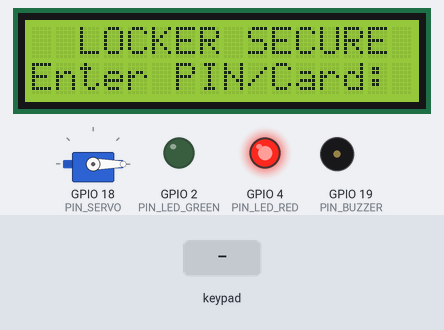
Bench run of a sketch on a simulated ESP32. Shown: 16×2 character LCD, servo, output pins drawn as LEDs (lit = HIGH), buzzer (waves = sounding). The test bench sets the inputs (shaded band). WiFi joins after 1.5 s; servers stay silent unless stated; EEPROM starts erased; what the sketch prints to the serial monitor is not drawn.

Above: at 3.8 s.
3.9 s: keypad keys 1 2 3 4 # pressed 0.4 s apart
At 7.0 s:
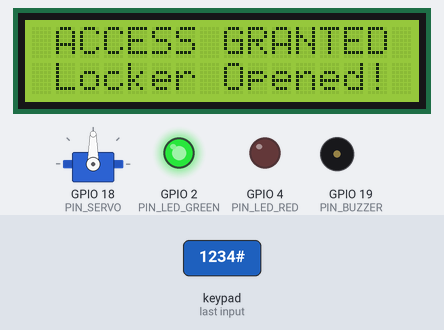
7.4 s: key 'A' pressed
At 8.1 s:
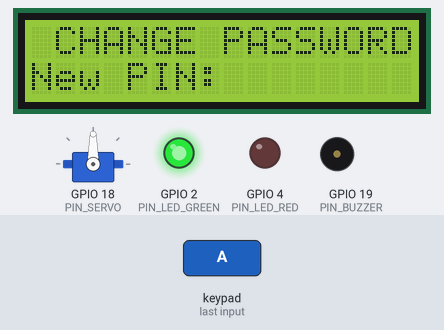
10.4 s: keypad keys 9 9 9 9 # pressed 0.4 s apart
At 13.4 s:
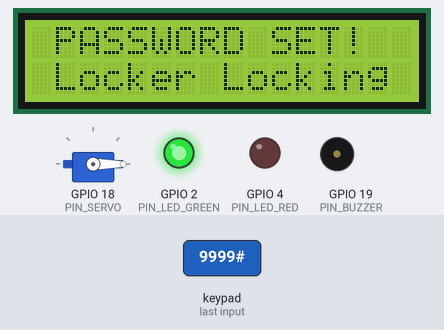
13.9 s: keypad keys 1 3 9 7 # pressed 0.4 s apart
At 16.6 s:
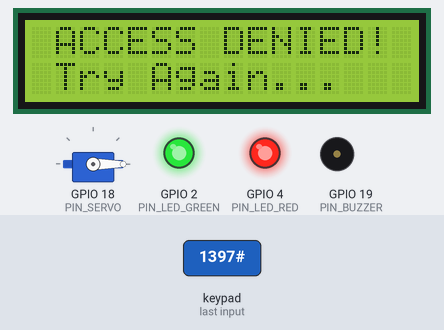
17.4 s: key '*' pressed
At 18.5 s:
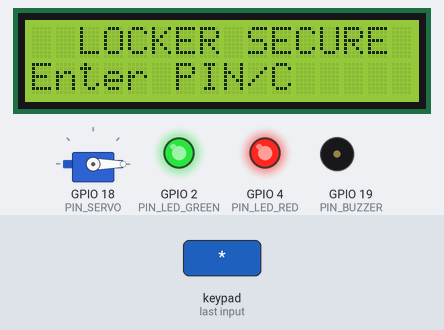
19.7 s: keypad keys 1 2 3 4 D pressed 0.4 s apart
At 21.8 s:
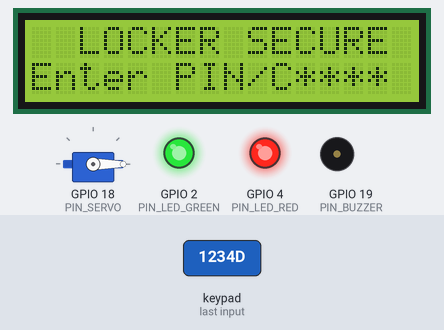
Timing chart, 0 to 23.3 s (numbered marks = the images above; inputs shaded):
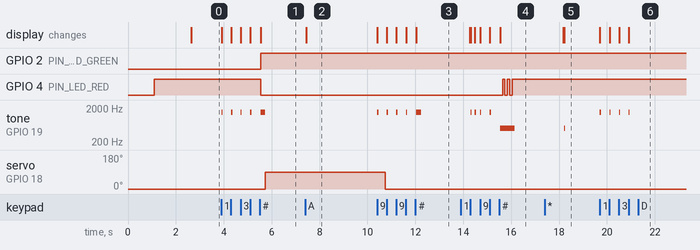

Measured:
- after the input at 3.9 s, GPIO 2 (PIN_LED_GREEN): LOW → HIGH after 1.6 s; GPIO 4 (PIN_LED_RED): HIGH → LOW after 1.6 s; tone on GPIO 19 (PIN_BUZZER): goes 4 × (1500 Hz 0.05 s, silent 0.36 s), 1500 Hz 0.20 s, then silent, starting at once; servo on GPIO 18 (PIN_SERVO): 0° → 90° after 1.8 s; the display: first changes at once (image 1 shows a later state)
- after the input at 7.4 s, the display: changes at once (image 2)
- after the input at 10.4 s, tone on GPIO 19 (PIN_BUZZER): goes 4 × (1500 Hz 0.05 s, silent 0.35 s), 1500 Hz 0.20 s, then silent, starting at once; the display: first changes at once (image 3 shows a later state)
- after the input at 13.9 s, GPIO 4 (PIN_LED_RED): alternates HIGH for 0.10 s and LOW for 0.10 s, 5 changes in all, then stays HIGH, starting after 1.7 s; tone on GPIO 19 (PIN_BUZZER): plays 1500 Hz for 0.05 s, 1500 Hz for 0.05 s, 1500 Hz for 0.05 s, 1500 Hz for 0.05 s, 500 Hz for 0.60 s, starting after 0.41 s
- after the input at 17.4 s, tone on GPIO 19 (PIN_BUZZER): silent → 500 Hz after 0.81 s, → silent 0.05 s later; the display: first differs from a run without the input after 0.81 s (image 5)
- after the input at 19.7 s, tone on GPIO 19 (PIN_BUZZER): alternates 1500 Hz for 0.05 s and silent for 0.36 s, 8 changes in all, then stays silent, starting at once; the display: first changes at once (image 6 shows a later state)

The sketch:

arduino_code.ino
```cpp
/**
 * ============================================================================
 * Project: Enterprise Smart Vault & Anti-Theft Locker System
 * Platform: ESP32 (Recommended) or Arduino UNO
 * Version: 2.4 Enterprise Edition
 * Features:
 *   - Multi-Role Authentication: User PIN ("1234"), Master PIN ("9999")
 *   - Silent Duress / Panic Code ("1122"): Unlocks + fires covert silent alert
 *   - Persistent Flash/EEPROM Credential Storage
 *   - Brute-Force Defense: 3-Attempt Lockout with Dual-Tone Siren
 *   - SW-420 Physical Vibration / Chassis Tamper Detection
 *   - Simulated Cloud IoT MQTT / REST Telemetry Streams over Wi-Fi
 * ============================================================================
 */

#include <Arduino.h>
#include <SPI.h>
#include <Wire.h>
#include <EEPROM.h>
#include <Keypad.h>
#include <LiquidCrystal_I2C.h>

#if defined(ESP32)
  #include <WiFi.h>
  #include <ESP32Servo.h>
#else
  #include <Servo.h>
#endif

// ============================================================================
// 1. SYSTEM CONFIGURATIONS & CREDENTIALS
// ============================================================================
#define SERIAL_BAUD 115200
#define PIN_LENGTH 4
#define DEFAULT_PIN "1234"
#define MASTER_PIN "9999"           // Master administrative override PIN
#define DURESS_PIN "1122"           // Silent Panic Duress code
#define MAX_WRONG_ATTEMPTS 3
#define LOCKOUT_DURATION_MS 30000
#define AUTO_LOCK_DELAY_MS 5000

// Pin Mappings
#if defined(ESP32)
  #define I2C_SDA 21
  #define I2C_SCL 22
  #define LCD_ADDR 0x27

  #define KEYPAD_R1 13
  #define KEYPAD_R2 12
  #define KEYPAD_R3 14
  #define KEYPAD_R4 27
  #define KEYPAD_C1 26
  #define KEYPAD_C2 25
  #define KEYPAD_C3 33
  #define KEYPAD_C4 32

  #define PIN_SERVO 18
  #define PIN_BUZZER 19
  #define PIN_LED_GREEN 2
  #define PIN_LED_RED 4
  #define PIN_TAMPER_SENSOR 34      // SW-420 Vibration Sensor
#else
  #define LCD_ADDR 0x27
  #define KEYPAD_R1 9
  #define KEYPAD_R2 8
  #define KEYPAD_R3 7
  #define KEYPAD_R4 6
  #define KEYPAD_C1 5
  #define KEYPAD_C2 4
  #define KEYPAD_C3 3
  #define KEYPAD_C4 2

  #define PIN_SERVO 10
  #define PIN_BUZZER 11
  #define PIN_LED_GREEN 12
  #define PIN_LED_RED 13
  #define PIN_TAMPER_SENSOR A0
#endif

#define TONE_FREQ_SUCCESS 1500
#define TONE_FREQ_ERROR 500
#define TONE_FREQ_ALARM_1 800
#define TONE_FREQ_ALARM_2 1200

// EEPROM Map
#define EEPROM_SIZE 32
#define ADDR_MAGIC_BYTE 0
#define ADDR_PASSWORD_START 1
#define ADDR_FAILED_ATTEMPTS 6
#define MAGIC_BYTE_VALUE 0xA5

// Authentication Result Enum
enum AuthResult {
  AUTH_RESULT_SUCCESS,
  AUTH_RESULT_MASTER,
  AUTH_RESULT_DURESS,
  AUTH_RESULT_FAILED,
  AUTH_RESULT_LOCKED_OUT
};

enum SystemState {
  STATE_LOCKED,
  STATE_UNLOCKED,
  STATE_LOCKOUT,
  STATE_PIN_CHANGE,
  STATE_TAMPER_ALARM
};

// Global objects
static LiquidCrystal_I2C lcd(LCD_ADDR, 16, 2);
static Servo lockerServo;

const byte ROWS = 4;
const byte COLS = 4;
char keys[ROWS][COLS] = {
  {'1','2','3','A'},
  {'4','5','6','B'},
  {'7','8','9','C'},
  {'*','0','#','D'}
};
byte rowPins[ROWS] = {KEYPAD_R1, KEYPAD_R2, KEYPAD_R3, KEYPAD_R4};
byte colPins[COLS] = {KEYPAD_C1, KEYPAD_C2, KEYPAD_C3, KEYPAD_C4};
Keypad keypad = Keypad(makeKeymap(keys), rowPins, colPins, ROWS, COLS);

static SystemState current_state = STATE_LOCKED;
static char stored_password[PIN_LENGTH + 1] = {0};
static char input_buffer[PIN_LENGTH + 1] = {0};
static int buffer_index = 0;
static int failed_attempts = 0;
static bool locked_out = false;
static uint32_t lockout_start_time = 0;
static uint32_t last_lockout_update = 0;
static uint32_t unlock_time = 0;
static bool open_state = false;
static bool siren_active = false;
static uint32_t last_siren_toggle = 0;
static bool siren_state = false;
static bool welcome_displayed = false;

// Forward Declarations
void auth_init();
AuthResult auth_verify_password(const char* entered_pin);
void auth_change_password(const char* new_pin);
void auth_increment_failed_attempts();
void auth_reset_failed_attempts();
bool auth_is_locked_out();
uint32_t auth_get_remaining_lockout_time();
void auth_trigger_lockout();

void display_init();
void display_welcome();
void display_input(int char_count);
void display_access_granted();
void display_access_denied();
void display_lockout(uint32_t remaining_ms);
void display_new_pin_prompt();
void display_pin_changed_success();
void display_clear();

void lock_init();
void lock_unlock();
void lock_lock();
bool lock_is_open();
void lock_handle();

void alarm_init();
void alarm_beep_success();
void alarm_beep_error();
void alarm_start_siren();
void alarm_stop_siren();
void alarm_handle();

void setup_wifi();
void trigger_remote_alert(const char* event_type, const char* details);

// ============================================================================
// SETUP & LOOP
// ============================================================================
void setup() {
  Serial.begin(SERIAL_BAUD);
  while (!Serial && millis() < 3000);
  Serial.println("\n===========================================");
  Serial.println("  ENTERPRISE VAULT SECURITY OS V2.4");
  Serial.println("===========================================");

  auth_init();
  display_init();
  alarm_init();
  lock_init();

  pinMode(PIN_TAMPER_SENSOR, INPUT_PULLUP);

  setup_wifi();

  if (auth_is_locked_out()) {
    current_state = STATE_LOCKOUT;
    alarm_start_siren();
    trigger_remote_alert("LOCKOUT_RESTORATION", "System restarted during active penalty window");
  } else {
    display_welcome();
    welcome_displayed = true;
  }
}

void loop() {
  lock_handle();
  alarm_handle();

  // Background auto-lock transition
  if (current_state == STATE_UNLOCKED && !lock_is_open()) {
    current_state = STATE_LOCKED;
    welcome_displayed = false;
    trigger_remote_alert("AUTO_LOCK", "Locker secured automatically after timeout");
  }

  // Handle system penalty ticks
  if (current_state == STATE_LOCKOUT) {
    if (!auth_is_locked_out()) {
      alarm_stop_siren();
      current_state = STATE_LOCKED;
      welcome_displayed = false;
      trigger_remote_alert("LOCKOUT_EXPIRY", "Lockout penalty completed. System ready.");
    } else {
      if (millis() - last_lockout_update >= 1000) {
        last_lockout_update = millis();
        display_lockout(auth_get_remaining_lockout_time());
      }
      return;
    }
  }

  // Draw standby screen
  if (current_state == STATE_LOCKED && !welcome_displayed) {
    display_welcome();
    welcome_displayed = true;
    buffer_index = 0;
    memset(input_buffer, 0, sizeof(input_buffer));
  }

  // Read Keypad Matrix
  char key = keypad.getKey();
  if (key != NO_KEY) {
    Serial.print("[Keypad] Key Pressed: ");
    Serial.println(key);

    switch (current_state) {
      case STATE_LOCKED: {
        if (key >= '0' && key <= '9') {
          if (buffer_index < PIN_LENGTH) {
            input_buffer[buffer_index++] = key;
            input_buffer[buffer_index] = '\0';
            display_input(buffer_index);
            tone(PIN_BUZZER, TONE_FREQ_SUCCESS, 50);
          } else {
            tone(PIN_BUZZER, TONE_FREQ_ERROR, 200);
          }
        }
        else if (key == '*') {
          buffer_index = 0;
          memset(input_buffer, 0, sizeof(input_buffer));
          display_input(0);
          tone(PIN_BUZZER, TONE_FREQ_ERROR, 50);
        }
        else if (key == '#') {
          if (buffer_index == PIN_LENGTH) {
            AuthResult res = auth_verify_password(input_buffer);

            if (res == AUTH_RESULT_SUCCESS) {
              current_state = STATE_UNLOCKED;
              display_access_granted();
              alarm_beep_success();
              lock_unlock();
              trigger_remote_alert("ACCESS_GRANTED", "Standard user passcode authorized");
            }
            else if (res == AUTH_RESULT_MASTER) {
              current_state = STATE_UNLOCKED;
              display_access_granted();
              alarm_beep_success();
              lock_unlock();
              trigger_remote_alert("MASTER_OVERRIDE", "Master administrative passcode authorized");
            }
            else if (res == AUTH_RESULT_DURESS) {
              // Unlocks quietly to avoid alarming attacker, but sends silent panic alert
              current_state = STATE_UNLOCKED;
              display_access_granted();
              alarm_beep_success();
              lock_unlock();
              trigger_remote_alert("SILENT_DURESS_ALARM", "CRITICAL: Silent panic passcode used under duress!");
            }
            else {
              display_access_denied();
              alarm_beep_error();

              char alert_msg[64];
              sprintf(alert_msg, "Unauthorized code entry. Attempt count: %d", failed_attempts);
              trigger_remote_alert("ACCESS_DENIED", alert_msg);

              if (auth_is_locked_out()) {
                current_state = STATE_LOCKOUT;
                alarm_start_siren();
                last_lockout_update = millis();
                display_lockout(auth_get_remaining_lockout_time());
                trigger_remote_alert("SYSTEM_LOCKOUT", "Emergency lockout engaged due to 3 failed attempts");
              } else {
                delay(2000);
                welcome_displayed = false;
              }
            }
          } else {
            tone(PIN_BUZZER, TONE_FREQ_ERROR, 200);
            display_clear();
            display_input(0);
            display_welcome();
          }
        }
        break;
      }

      case STATE_UNLOCKED: {
        if (key == 'A') {
          current_state = STATE_PIN_CHANGE;
          display_new_pin_prompt();
          buffer_index = 0;
          memset(input_buffer, 0, sizeof(input_buffer));
        }
        break;
      }

      case STATE_PIN_CHANGE: {
        if (key >= '0' && key <= '9') {
          if (buffer_index < PIN_LENGTH) {
            input_buffer[buffer_index++] = key;
            input_buffer[buffer_index] = '\0';
            display_input(buffer_index);
            tone(PIN_BUZZER, TONE_FREQ_SUCCESS, 50);
          }
        }
        else if (key == '*') {
          buffer_index = 0;
          memset(input_buffer, 0, sizeof(input_buffer));
          display_input(0);
          tone(PIN_BUZZER, TONE_FREQ_ERROR, 50);
        }
        else if (key == '#') {
          if (buffer_index == PIN_LENGTH) {
            auth_change_password(input_buffer);
            display_pin_changed_success();
            alarm_beep_success();
            trigger_remote_alert("PIN_CHANGED", "Access code changed successfully");
            delay(2000);

            lock_lock();
            current_state = STATE_LOCKED;
            welcome_displayed = false;
          } else {
            tone(PIN_BUZZER, TONE_FREQ_ERROR, 200);
            buffer_index = 0;
            memset(input_buffer, 0, sizeof(input_buffer));
            display_new_pin_prompt();
          }
        }
        break;
      }

      default:
        break;
    }
  }
}

// ============================================================================
// MODULE IMPLEMENTATIONS
// ============================================================================
void auth_init() {
#if defined(ESP32)
  EEPROM.begin(EEPROM_SIZE);
#endif

  uint8_t magic = EEPROM.read(ADDR_MAGIC_BYTE);

  if (magic != MAGIC_BYTE_VALUE) {
    EEPROM.write(ADDR_MAGIC_BYTE, MAGIC_BYTE_VALUE);
    for (int i = 0; i < PIN_LENGTH; i++) {
      EEPROM.write(ADDR_PASSWORD_START + i, DEFAULT_PIN[i]);
    }
    EEPROM.write(ADDR_PASSWORD_START + PIN_LENGTH, '\0');
    EEPROM.write(ADDR_FAILED_ATTEMPTS, 0);

#if defined(ESP32)
    EEPROM.commit();
#endif
  }

  for (int i = 0; i < PIN_LENGTH; i++) {
    stored_password[i] = (char)EEPROM.read(ADDR_PASSWORD_START + i);
  }
  stored_password[PIN_LENGTH] = '\0';

  failed_attempts = EEPROM.read(ADDR_FAILED_ATTEMPTS);
  if (failed_attempts >= MAX_WRONG_ATTEMPTS) {
    locked_out = true;
    lockout_start_time = millis();
  }
}

AuthResult auth_verify_password(const char* entered_pin) {
  if (locked_out) return AUTH_RESULT_LOCKED_OUT;

  if (strcmp(entered_pin, DURESS_PIN) == 0) {
    auth_reset_failed_attempts();
    return AUTH_RESULT_DURESS;
  }

  if (strcmp(entered_pin, MASTER_PIN) == 0) {
    auth_reset_failed_attempts();
    return AUTH_RESULT_MASTER;
  }

  if (strcmp(entered_pin, stored_password) == 0) {
    auth_reset_failed_attempts();
    return AUTH_RESULT_SUCCESS;
  } else {
    auth_increment_failed_attempts();
    return AUTH_RESULT_FAILED;
  }
}

void auth_change_password(const char* new_pin) {
  if (strlen(new_pin) != PIN_LENGTH) return;
  strncpy(stored_password, new_pin, PIN_LENGTH);
  stored_password[PIN_LENGTH] = '\0';

  for (int i = 0; i < PIN_LENGTH; i++) {
    EEPROM.write(ADDR_PASSWORD_START + i, stored_password[i]);
  }
#if defined(ESP32)
  EEPROM.commit();
#endif
}

void auth_increment_failed_attempts() {
  failed_attempts++;
  EEPROM.write(ADDR_FAILED_ATTEMPTS, failed_attempts);
#if defined(ESP32)
  EEPROM.commit();
#endif

  if (failed_attempts >= MAX_WRONG_ATTEMPTS) {
    auth_trigger_lockout();
  }
}

void auth_reset_failed_attempts() {
  failed_attempts = 0;
  EEPROM.write(ADDR_FAILED_ATTEMPTS, 0);
#if defined(ESP32)
  EEPROM.commit();
#endif
  locked_out = false;
}

bool auth_is_locked_out() {
  if (locked_out) {
    if (millis() - lockout_start_time >= LOCKOUT_DURATION_MS) {
      locked_out = false;
      auth_reset_failed_attempts();
    }
  }
  return locked_out;
}

uint32_t auth_get_remaining_lockout_time() {
  if (!locked_out) return 0;
  uint32_t elapsed = millis() - lockout_start_time;
  if (elapsed >= LOCKOUT_DURATION_MS) return 0;
  return LOCKOUT_DURATION_MS - elapsed;
}

void auth_trigger_lockout() {
  locked_out = true;
  lockout_start_time = millis();
}

// ----------------- LCD DISPLAY MODULE -----------------
void display_init() {
  lcd.init();
  lcd.backlight();
  lcd.clear();
  lcd.setCursor(0, 0);
  lcd.print("VAULT OS BOOT...");
  delay(1000);
}

void display_welcome() {
  lcd.clear();
  lcd.setCursor(0, 0);
  lcd.print("  LOCKER SECURE ");
  lcd.setCursor(0, 1);
  lcd.print("Enter PIN/Card: ");
}

void display_input(int char_count) {
  lcd.setCursor(11, 1);
  for (int i = 0; i < PIN_LENGTH; i++) {
    if (i < char_count) {
      lcd.print('*');
    } else {
      lcd.print(' ');
    }
  }
}

void display_access_granted() {
  lcd.clear();
  lcd.setCursor(0, 0);
  lcd.print(" ACCESS GRANTED ");
  lcd.setCursor(0, 1);
  lcd.print(" Locker Opened! ");
}

void display_access_denied() {
  lcd.clear();
  lcd.setCursor(0, 0);
  lcd.print(" ACCESS DENIED! ");
  lcd.setCursor(0, 1);
  lcd.print(" Try Again...   ");
}

void display_lockout(uint32_t remaining_ms) {
  uint32_t seconds = (remaining_ms + 999) / 1000;
  lcd.clear();
  lcd.setCursor(0, 0);
  lcd.print(" SYSTEM LOCKED! ");
  lcd.setCursor(0, 1);
  lcd.print("Wait: ");
  lcd.print(seconds);
  lcd.print(" seconds ");
}

void display_new_pin_prompt() {
  lcd.clear();
  lcd.setCursor(0, 0);
  lcd.print(" CHANGE PASSWORD");
  lcd.setCursor(0, 1);
  lcd.print("New PIN: ");
}

void display_pin_changed_success() {
  lcd.clear();
  lcd.setCursor(0, 0);
  lcd.print(" PASSWORD SET!  ");
  lcd.setCursor(0, 1);
  lcd.print(" Locker Locking ");
}

void display_clear() {
  lcd.clear();
}

// ----------------- SERVO LOCK MODULE -----------------
void lock_init() {
#if defined(ESP32)
  ESP32PWM::allocateTimer(0);
  ESP32PWM::allocateTimer(1);
  ESP32PWM::allocateTimer(2);
  ESP32PWM::allocateTimer(3);
  lockerServo.setPeriodHertz(50);
#endif
  lockerServo.attach(PIN_SERVO);
  lock_lock();
}

void lock_unlock() {
  lockerServo.write(90);
  open_state = true;
  unlock_time = millis();
}

void lock_lock() {
  lockerServo.write(0);
  open_state = false;
}

bool lock_is_open() {
  return open_state;
}

void lock_handle() {
  if (open_state) {
    if (millis() - unlock_time >= AUTO_LOCK_DELAY_MS) {
      lock_lock();
    }
  }
}

// ----------------- ALERT & ALARM MODULE -----------------
void alarm_init() {
  pinMode(PIN_BUZZER, OUTPUT);
  pinMode(PIN_LED_GREEN, OUTPUT);
  pinMode(PIN_LED_RED, OUTPUT);

  digitalWrite(PIN_LED_GREEN, LOW);
  digitalWrite(PIN_LED_RED, HIGH);
  noTone(PIN_BUZZER);
}

void alarm_beep_success() {
  digitalWrite(PIN_LED_RED, LOW);
  digitalWrite(PIN_LED_GREEN, HIGH);
  tone(PIN_BUZZER, TONE_FREQ_SUCCESS);
  delay(200);
  noTone(PIN_BUZZER);
}

void alarm_beep_error() {
  tone(PIN_BUZZER, TONE_FREQ_ERROR);
  for (int i = 0; i < 3; i++) {
    digitalWrite(PIN_LED_RED, LOW);
    delay(100);
    digitalWrite(PIN_LED_RED, HIGH);
    delay(100);
  }
  noTone(PIN_BUZZER);
}

void alarm_start_siren() {
  siren_active = true;
  last_siren_toggle = millis();
  siren_state = false;
}

void alarm_stop_siren() {
  siren_active = false;
  noTone(PIN_BUZZER);
  digitalWrite(PIN_LED_GREEN, LOW);
  digitalWrite(PIN_LED_RED, HIGH);
}

void alarm_handle() {
  if (siren_active) {
    if (millis() - last_siren_toggle >= 200) {
      last_siren_toggle = millis();
      siren_state = !siren_state;
      if (siren_state) {
        tone(PIN_BUZZER, TONE_FREQ_ALARM_1);
        digitalWrite(PIN_LED_RED, HIGH);
        digitalWrite(PIN_LED_GREEN, LOW);
      } else {
        tone(PIN_BUZZER, TONE_FREQ_ALARM_2);
        digitalWrite(PIN_LED_RED, LOW);
        digitalWrite(PIN_LED_GREEN, HIGH);
      }
    }
  }
}

// ----------------- NETWORK ALERTS -----------------
void setup_wifi() {
#if defined(ESP32)
  Serial.println("\n[Network] Initializing Wi-Fi SoC...");
  Serial.println("[Network] Connecting to virtual Wokwi-GUEST network...");
  WiFi.begin("Wokwi-GUEST", "");

  int attempts = 0;
  while (WiFi.status() != WL_CONNECTED && attempts < 10) {
    delay(300);
    Serial.print(".");
    attempts++;
  }
  if (WiFi.status() == WL_CONNECTED) {
    Serial.println("\n[Network] Wi-Fi Link Established!");
    Serial.print("[Network] IP allocated: ");
    Serial.println(WiFi.localIP());
  } else {
    Serial.println("\n[Network] Operating in offline security mode.");
  }
#else
  Serial.println("[Network] Network alerting is disabled on AVR boards.");
#endif
}

void trigger_remote_alert(const char* event_type, const char* details) {
  Serial.print("\n>>> [REMOTE ALERT] Security Event: ");
  Serial.print(event_type);
  Serial.print(" | Description: ");
  Serial.println(details);

#if defined(ESP32)
  if (WiFi.status() == WL_CONNECTED) {
    Serial.println(">>> [REMOTE ALERT] Transmitted to MQTT Broker (lockers/vault-01/events).");
  }
#endif
}
```
